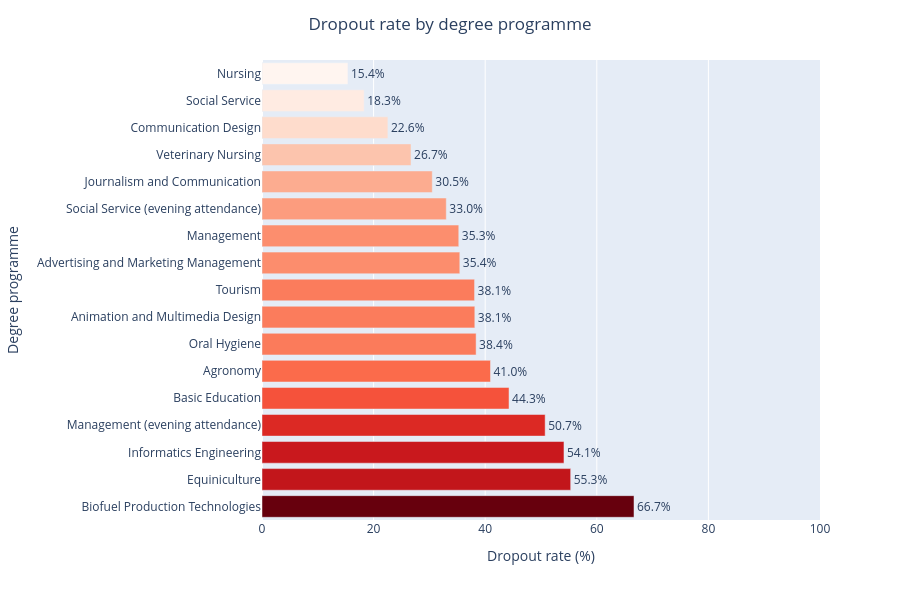

The cell this chart's notebook holds for it:
### Code cell
fig = px.bar(
    df_course_rate,
    x='Dropout_rate (%)',
    y='Course_name',
    orientation='h',
    text=df_course_rate['Dropout_rate (%)'].round(1).astype(str) + '%',
    color='Dropout_rate (%)',
    color_continuous_scale='Reds'
)

fig.update_traces(
    textposition='outside'
)

fig.update_layout(
    title={
        'text': 'Dropout rate by degree programme',
        'x': 0.5
    },
    xaxis_title='Dropout rate (%)',
    yaxis_title='Degree programme',
    xaxis=dict(range=[0, 100]),
    height=600,
    width=900,
    coloraxis_showscale=False,
    uniformtext_minsize=11,
    uniformtext_mode='hide'
)

save_fig(fig, '10_dropout_rate_by_course')

### Figure 1 — Plotly figure (JSON) as saved in the notebook; plotly's stock layout.template omitted (floating-point values rounded to 4 significant figures)
{"data": [{"hovertemplate": "Dropout_rate (%)=%{marker.color}<br>Course_name=%{y}<br>text=%{text}<extra></extra>", "legendgroup": "", "marker": {"color": [66.67, 55.32, 54.12, 50.75, 44.27, 40.95, 38.37, 38.14, 38.1, 35.45, 35.26, 33.02, 30.51, 26.71, 22.57, 18.31, 15.4], "coloraxis": "coloraxis", "pattern": {"shape": ""}}, "name": "", "orientation": "h", "showlegend": false, "text": ["66.7%", "55.3%", "54.1%", "50.7%", "44.3%", "41.0%", "38.4%", "38.1%", "38.1%", "35.4%", "35.3%", "33.0%", "30.5%", "26.7%", "22.6%", "18.3%", "15.4%"], "textposition": "outside", "type": "bar", "x": [66.67, 55.32, 54.12, 50.75, 44.27, 40.95, 38.37, 38.14, 38.1, 35.45, 35.26, 33.02, 30.51, 26.71, 22.57, 18.31, 15.4], "xaxis": "x", "y": ["Biofuel Production Technologies", "Equiniculture", "Informatics Engineering", "Management (evening attendance)", "Basic Education", "Agronomy", "Oral Hygiene", "Animation and Multimedia Design", "Tourism", "Advertising and Marketing Management", "Management", "Social Service (evening attendance)", "Journalism and Communication", "Veterinary Nursing", "Communication Design", "Social Service", "Nursing"], "yaxis": "y"}], "layout": {"barmode": "relative", "coloraxis": {"colorbar": {"title": {"text": "Dropout_rate (%)"}}, "colorscale": [[0, "rgb(255,245,240)"], [0.125, "rgb(254,224,210)"], [0.25, "rgb(252,187,161)"], [0.375, "rgb(252,146,114)"], [0.5, "rgb(251,106,74)"], [0.625, "rgb(239,59,44)"], [0.75, "rgb(203,24,29)"], [0.875, "rgb(165,15,21)"], [1, "rgb(103,0,13)"]], "showscale": false}, "height": 600, "legend": {"tracegroupgap": 0}, "margin": {"t": 60}, "title": {"text": "Dropout rate by degree programme", "x": 0.5}, "uniformtext": {"minsize": 11, "mode": "hide"}, "width": 900, "xaxis": {"anchor": "y", "domain": [0, 1], "range": [0, 100], "title": {"text": "Dropout rate (%)"}}, "yaxis": {"anchor": "x", "domain": [0, 1], "title": {"text": "Degree programme"}}}}
